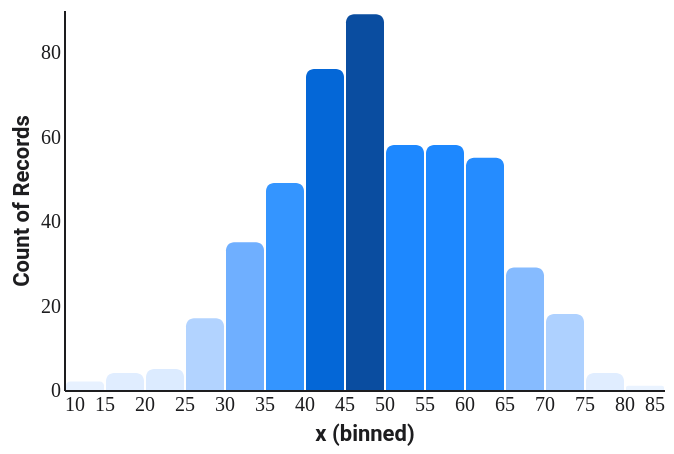

The specification (Vega-Lite) saved for this image:
### Vega-Lite specification from a JSON file in a GitHub repository (floating-point values rounded to 4 significant figures; data arrays with more than 128 entries replaced by an {"elided": "..."} marker saying what was removed)
{"$schema": "https://vega.github.io/schema/vega-lite/v5.json", "width": 300, "height": 190, "config": {"background": "#FFFFFF", "font": "Roboto, Roboto Serif, Roboto Mono, system-ui, sans-serif", "view": {"stroke": null, "cornerRadius": 10}, "axis": {"domain": true, "domainColor": "#1D1D1F", "labelColor": "#1D1D1F", "titleColor": "#1D1D1F", "grid": false, "ticks": false, "labelFont": "Roboto Mono", "titleFont": "Roboto"}, "axisTop": {"domain": false, "domainColor": null, "labels": false, "ticks": false, "title": null}, "axisRight": {"domain": false, "domainColor": null, "labels": false, "ticks": false, "title": null}, "legend": {"titleFont": "Roboto", "labelFont": "Roboto", "labelColor": "#1D1D1F", "titleColor": "#1D1D1F"}, "title": {"font": "Roboto", "fontSize": 14, "color": "#1D1D1F", "subtitleFont": "Roboto", "subtitleColor": "#1D1D1F"}, "range": {"category": ["#FF3B30", "#FF9500", "#FFCC00", "#28CD41", "#79DBDC", "#007AFF", "#AF52DE", "#FF2D55"]}, "bar": {"cornerRadiusEnd": 4}, "line": {"strokeWidth": 2}, "point": {"filled": true, "size": 40}}, "data": {"values": {"elided": "500 records"}}, "mark": {"type": "bar", "cornerRadiusTopLeft": 3, "cornerRadiusTopRight": 3}, "encoding": {"x": {"field": "x", "type": "quantitative", "bin": {"maxbins": 30}}, "y": {"aggregate": "count"}, "color": {"aggregate": "count", "type": "quantitative", "scale": {"range": ["#EAF3FF", "#9CC7FF", "#3E9BFF", "#007AFF", "#0A4DA0"]}, "legend": null}}}
